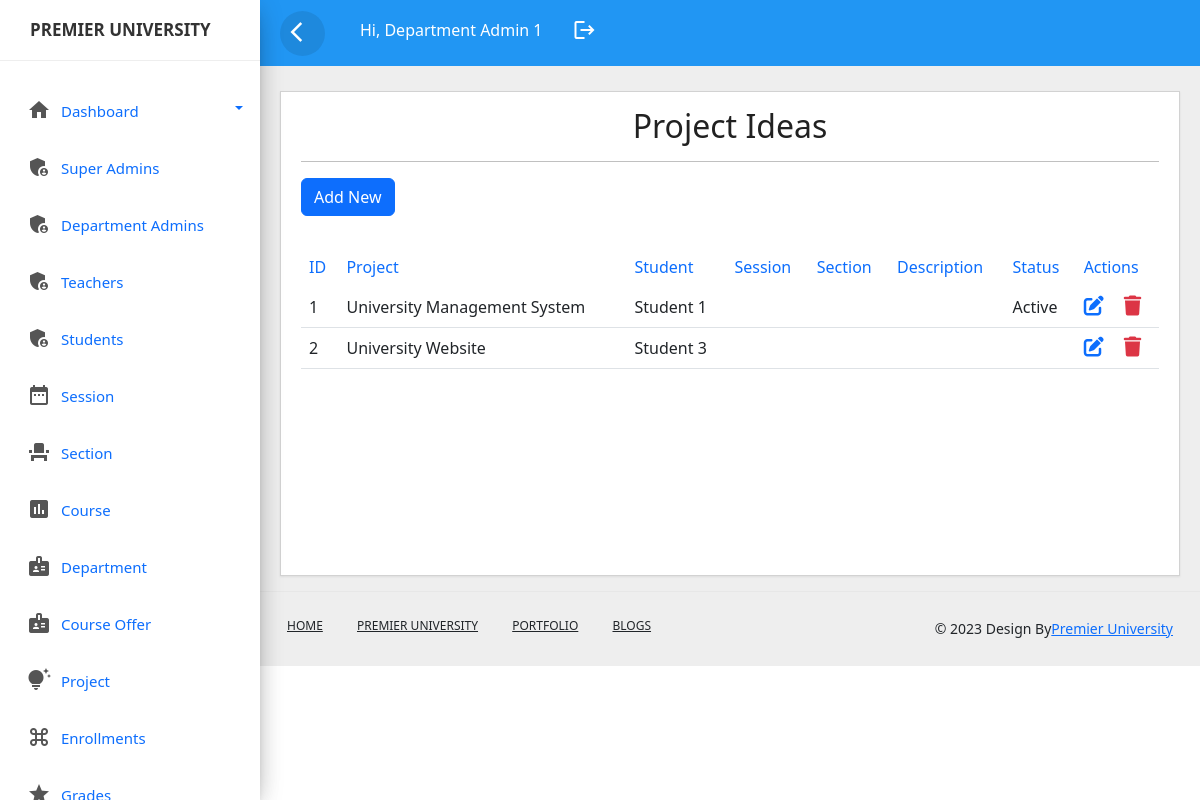
Page /project.php (signed in) on the earlier database version.
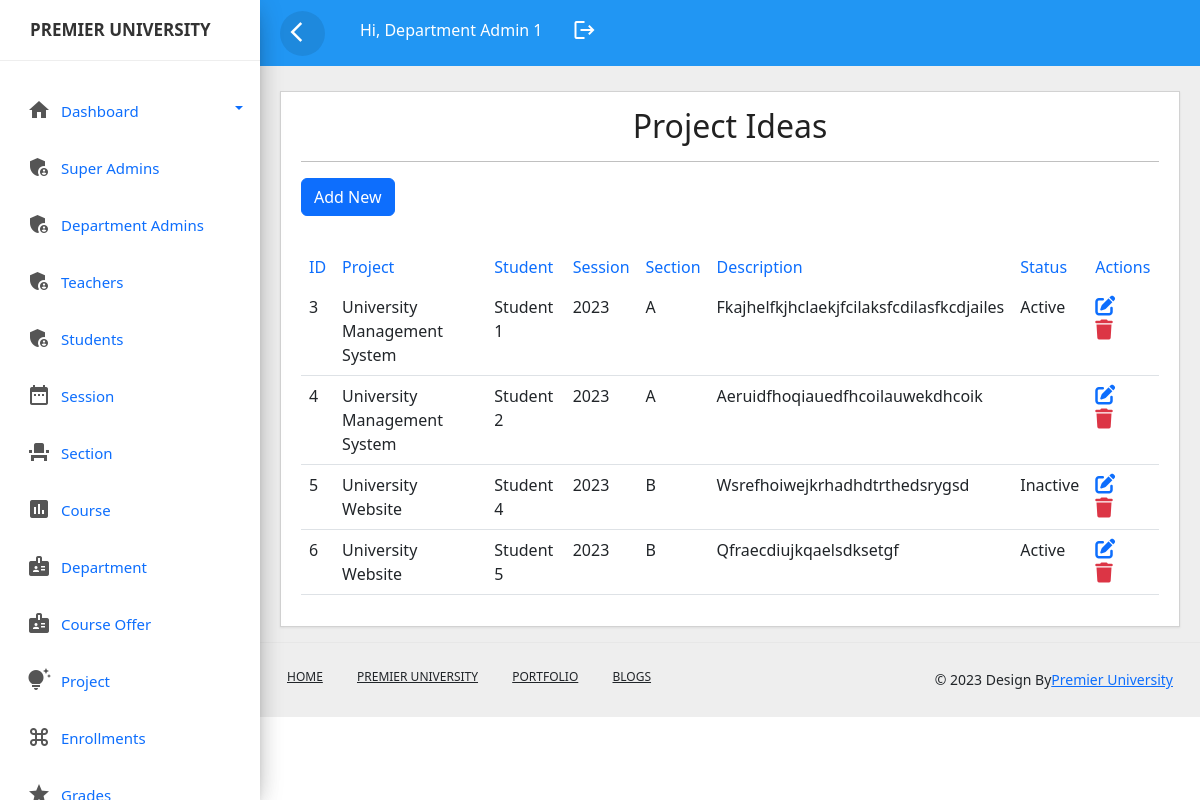
Same page on the later database version.
### tables this page shows
CREATE TABLE `projectidea` (
  `projectideaid` int(11) NOT NULL,
  `project` varchar(200) NOT NULL,
  `studentid` int(11) NOT NULL,
  `status` varchar(10) NOT NULL,
  `sessionid` int(11) DEFAULT NULL,
  `sectionid` int(11) DEFAULT NULL,
  `description` varchar(255) DEFAULT NULL
);

CREATE TABLE `users` (
  `id` int(11) NOT NULL,
  `name` varchar(100) NOT NULL,
  `username` varchar(100) NOT NULL,
  `password` varchar(100) NOT NULL,
  `role` varchar(100) NOT NULL,
  `created` timestamp NOT NULL DEFAULT current_timestamp() ON UPDATE current_timestamp(),
  `email` varchar(100) NOT NULL,
  `address` varchar(50) DEFAULT NULL,
  `sessionid` int(11) DEFAULT NULL,
  `sectionid` int(11) DEFAULT NULL,
  `courseid` int(11) DEFAULT NULL,
  `departmentid` int(11) DEFAULT NULL,
  `status` varchar(10) DEFAULT NULL,
  `mobile` varchar(100) NOT NULL
);

CREATE TABLE `session` (
  `sessionid` int(11) NOT NULL,
  `session` varchar(50) NOT NULL,
  `courseid` int(11) DEFAULT NULL
);

CREATE TABLE `section` (
  `sectionid` int(11) NOT NULL,
  `sessionid` varchar(30) NOT NULL,
  `sectionname` varchar(30) NOT NULL,
  `departmentid` int(11) DEFAULT NULL
);

### project.php (the view, shortened to what this page needs)
<?php include_once('header.php');?>
<?php include_once('sidebar.php');?>
<?php include_once('top-header.php');?>
<!DOCTYPE html>
<html lang="en">
<head>
	<link rel="stylesheet" href="css/style.css">
 <link href="https://cdn.jsdelivr.net/npm/bootstrap@5.2.3/dist/css/bootstrap.min.css" rel="stylesheet">
 <link rel="stylesheet" href="https://cdnjs.cloudflare.com/ajax/libs/font-awesome/6.4.0/css/all.min.css" />
</head>
<body>
	<div class="main-content">
		<div class="row">
			<div class="col-lg-12 col-md-12">
				<div class="card" style="min-height:485px">
					<div class="card-header card-header-text">
						<h2 class="card-title" style="text-align: center;">Project Ideas</h2>
						<hr>
						<a href="add_project.php" class="btn btn-primary mb-3">Add New</a>
					</div>
					<div class="card-content table-responsive">
						<table class="table table-hover">
							<thead class="text-primary">
								<tr><th>ID</th>
									<th>Project</th>
									<th>Student</th>
									<th>Session</th>
									<th>Section</th>
									<th>Description</th>
									<th>Status</th>
									<th>Actions</th>
								</tr>
							</thead>
							<tbody>
								<?php
									@include 'config.php';
									$query=mysqli_query($conn,"SELECT * from projectidea LEFT JOIN users on projectidea.studentid=users.id left join session on projectidea.sessionid=session.sessionid left join section on projectidea.sectionid=section.sectionid ");
									while($row=mysqli_fetch_array($query)){
									?>
									<tr>
										<td><?php echo ucwords($row['projectideaid']); ?></td>
										<td><?php echo ucwords($row['project']); ?></td>
										<td><?php echo ucwords($row['name']); ?></td>
										<td><?php echo ucwords($row['session']); ?></td>
										<td><?php echo ucwords($row['sectionname']); ?></td>
										<td><?php echo ucwords($row['description']); ?></td>
										<td><?php echo ucwords($row['status']); ?></td>
										<td>
											 <a href="edit_project.php?id=<?php echo $row['projectideaid'] ?>&userid=<?php echo $row['studentid'] ?>&status=<?php echo $row['status'] ?>&sessionid=<?php echo $row['sessionid'] ?>&sectionid=<?php echo $row['sectionid'] ?>" ><i class="fa-solid fa-pen-to-square fs-5 me-3"></i></a>
             <a href="delete_project.php?id=<?php echo $row['projectideaid'] ?>" class="link-danger"><i class="fa-solid fa-trash fs-5"></i></a>
										</td>
									</tr>
									<?php
									}
								?>
							</tbody>
						</table>
					</div>
				</div>
			</div>
		</div>
	</div>
		</body>
		<?php include_once('footer.php');?>
		</html>

Differences in the rows shown:
removed projectidea: projectideaid "1", project "University Management System", users.name "Student 1", users.status "Active"
removed projectidea: projectideaid "2", project "University Website", users.name "Student 3"
added projectidea: projectideaid "3", project "University Management System", users.name "Student 1", sessionid.session "2023", sectionid.sectionname "A", description "Fkajhelfkjhclaekjfcilaksfcdilasfkcdjailes", users.status "Active"
added projectidea: projectideaid "4", project "University Management System", users.name "Student 2", sessionid.session "2023", sectionid.sectionname "A", description "Aeruidfhoqiauedfhcoilauwekdhcoik"
added projectidea: projectideaid "5", project "University Website", users.name "Student 4", sessionid.session "2023", sectionid.sectionname "B", description "Wsrefhoiwejkrhadhdtrthedsrygsd", users.status "Inactive"
added projectidea: projectideaid "6", project "University Website", users.name "Student 5", sessionid.session "2023", sectionid.sectionname "B", description "Qfraecdiujkqaelsdksetgf", users.status "Active"
